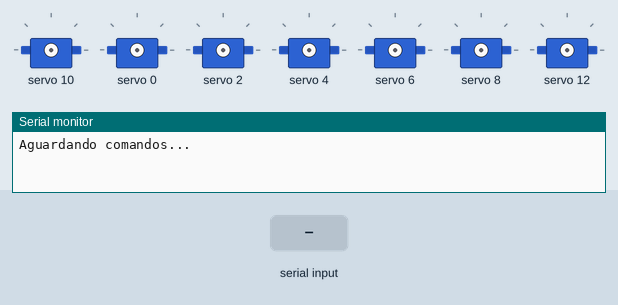
Recording of a sketch running on a simulated Arduino Uno, built with avr-gcc and run on an emulated ATmega328P. Parts: 7 × servo, the last lines printed to the serial monitor. The test bench sets the inputs (shaded band).

Above: at 1.2 s.
1.3 s: "RightPulso\n" received over Serial
At 3.7 s:
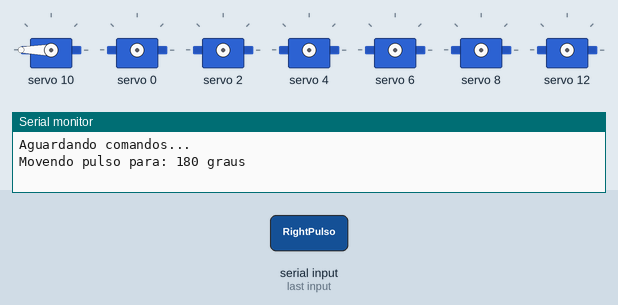
4.3 s: "BUTTON_HOME-BUTTON\n" received over Serial
At 7.1 s:
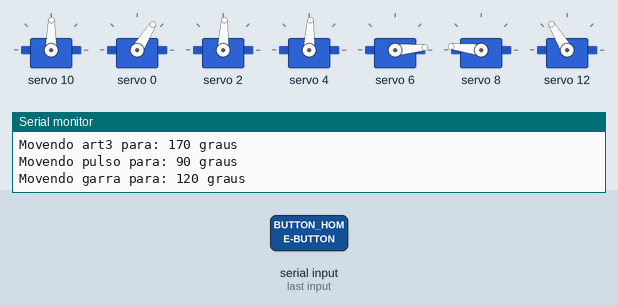
7.3 s: "LeftPulso\n" received over Serial
At 9.9 s:
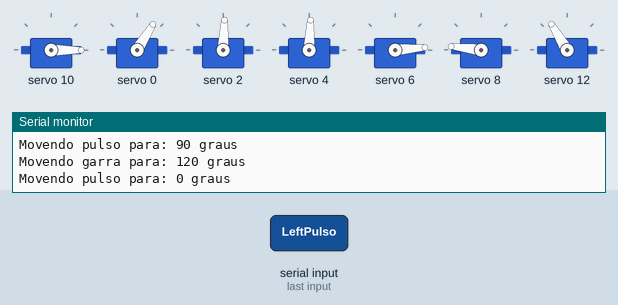
10.3 s: "crossLeft\n" received over Serial
At 11.8 s:
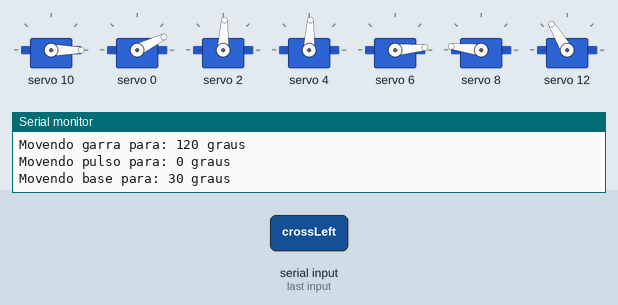
12.5 s: "UpArt1\n" received over Serial
At 14.4 s:
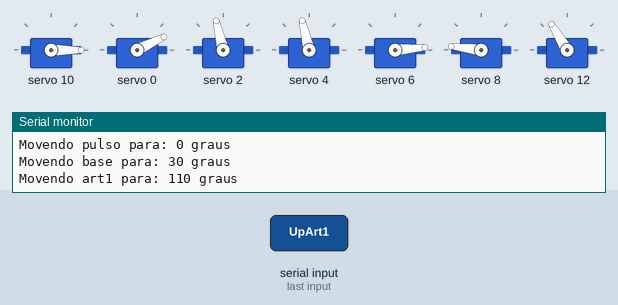
15.5 s: "crossRight\n" received over Serial
At 17.0 s:
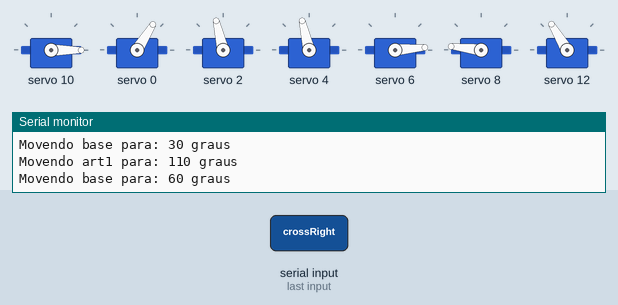
Timing chart, 0 to 18.5 s (numbered marks = the images above; inputs shaded):
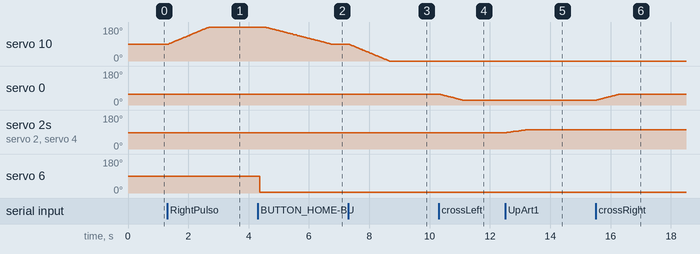

The sketch:

main.ino
```cpp
#include <Wire.h>
#include <Adafruit_PWMServoDriver.h>

// Instancia o driver do PWM
Adafruit_PWMServoDriver pwm = Adafruit_PWMServoDriver();

// Portas do pwm
#define base 0
#define art1Esq 2
#define art1Dir 4
#define art2 6
#define art3 8
#define pulso 10
#define garra 12

// Define as constantes para o controle dos servos
// TODO: resolver os problemas com os servos da articulação 1
#define SERVOMIN 100 // Valor mínimo para o pulso
#define SERVOMAX 500 // Valor máximo para o pulso

// Define os ângulos para alternar
#define ANGLE_A1 120
#define ANGLE_A2 170

// Variaveis de estado
// Variável para armazenar o estado atual da garra
bool garraState = false; // False: ANGLE_A1, True: ANGLE_A2
// Variável para armazenar o estado atual da articulação 3
int art3AnguloInicial = 170;
// Controla de graus de movimento das articulações
// MovesSteps
int moveStepArt1 = 30;
int moveStepArt2 = 10;
int moveStepArt3 = 5;
int moveStepBase = 30;
// Variável para armazenar o estado atual do pulso
int pulsoInicial = 90;
// Variável para armazenar o estado atual da articulação 2
int art2AnguloInicial = 10;
// Variável para armazenar o estado atual da articulação 1
int art1AnguloInicial = 80;
// Variavel para armazenar o estado atual da base
int baseInicial = 60;

void setup()
{
  pwm.begin();        // Inicia o objeto PWM
  pwm.setPWMFreq(50); // Define a frequência de trabalho do servo (50Hz)
  Serial.begin(9600); // Inicia a comunicação serial a 9600 bps
  Serial.println("Aguardando comandos...");
}

void loop()
{
  // Verifica se há dados disponíveis na porta serial
  if (Serial.available() > 0)
  {
    String command = Serial.readStringUntil('\n'); // Lê o comando da porta serial
    command.trim();                                // Remove espaços em branco no início e no final da string

    // Botão Home - Retorna todos os servos para a posição inicial
    if (command == "BUTTON_HOME-BUTTON")
    {
      // Retorna a base para a posição inicial
      for (int angle = baseInicial; angle >= 60; angle--)
      {
        int pulselength = map(angle, 0, 180, SERVOMIN, SERVOMAX);
        pwm.setPWM(base, 0, pulselength);
        delay(25); // Ajusta o delay para controlar a velocidade (maior delay = mais lento)
      }
      baseInicial = 60; // Atualiza a posição inicial
      Serial.print("Movendo base para: ");
      Serial.print(baseInicial);
      Serial.println(" graus");

      // Retorna a articulação 1 para a posição inicial
      for (int angle = art1AnguloInicial; angle >= 80; angle--)
      {
        int pulselength = map(angle, 0, 180, 205, 409);
        pwm.setPWM(art1Esq, 0, pulselength);
        pwm.setPWM(art1Dir, 0, pulselength);
        delay(25); // Ajusta o delay para controlar a velocidade (maior delay = mais lento)
      }
      art1AnguloInicial = 80; // Atualiza a posição inicial
      Serial.print("Movendo art1 para: ");
      Serial.print(art1AnguloInicial);
      Serial.println(" graus");

      // Retorna a articulação 2 para a posição inicial
      for (int angle = art2AnguloInicial; angle >= 10; angle--)
      {
        int pulselength = map(angle, 0, 180, SERVOMIN, SERVOMAX);
        pwm.setPWM(art2, 0, pulselength);
        delay(25); // Ajusta o delay para controlar a velocidade (maior delay = mais lento)
      }
      art2AnguloInicial = 10; // Atualiza a posição inicial
      Serial.print("Movendo art2 para: ");
      Serial.print(art2AnguloInicial);
      Serial.println(" graus");

      // Retorna a articulação 3 para a posição inicial
      for (int angle = art3AnguloInicial; angle >= 170; angle--)
      {
        int pulselength = map(angle, 0, 180, SERVOMIN, SERVOMAX);
        pwm.setPWM(art3, 0, pulselength);
        delay(25); // Ajusta o delay para controlar a velocidade (maior delay = mais lento)
      }
      art3AnguloInicial = 170; // Atualiza a posição inicial
      Serial.print("Movendo art3 para: ");
      Serial.print(art3AnguloInicial);
      Serial.println(" graus");

      // Retorna o pulso para a posição inicial
      for (int angle = pulsoInicial; angle >= 90; angle--)
      {
        int pulselength = map(angle, 0, 180, SERVOMIN, SERVOMAX);
        pwm.setPWM(pulso, 0, pulselength);
        delay(25); // Ajusta o delay para controlar a velocidade (maior delay = mais lento)
      }
      pulsoInicial = 90; // Atualiza a posição inicial
      Serial.print("Movendo pulso para: ");
      Serial.print(pulsoInicial);
      Serial.println(" graus");

      // Retorna a garra para a posição inicial
      int pulselength = map(ANGLE_A1, 0, 180, SERVOMIN, SERVOMAX);
      pwm.setPWM(garra, 0, pulselength);
      Serial.print("Movendo garra para: ");
      Serial.print(ANGLE_A1);
      Serial.println(" graus");

      // Limpa o buffer de entrada para evitar leituras incorretas
      while (Serial.available() > 0)
      {
        Serial.read();
      }
    }

    // Controle Left e Right - Pulso
    if (command == "RightPulso")
    {
      if (pulsoInicial <= 90)
      {                                      // Limita o incremento para não ultrapassar 180 graus
        int targetAngle = pulsoInicial + 90; // Define o ângulo alvo
        for (int angle = pulsoInicial; angle <= targetAngle; angle++)
        {
          int pulselength = map(angle, 0, 180, SERVOMIN, SERVOMAX);
          pwm.setPWM(pulso, 0, pulselength);
          delay(15); // Ajusta o delay para controlar a velocidade do movimento (maior delay = mais lento)
        }
        pulsoInicial = targetAngle; // Atualiza a posição inicial
        Serial.print("Movendo pulso para: ");
        Serial.print(pulsoInicial);
        Serial.println(" graus");
      }
    }

    if (command == "LeftPulso")
    {
      if (pulsoInicial >= 90)
      {                                      // Limita o decremento para não ultrapassar 0 graus
        int targetAngle = pulsoInicial - 90; // Define o ângulo alvo
        for (int angle = pulsoInicial; angle >= targetAngle; angle--)
        {
          int pulselength = map(angle, 0, 180, SERVOMIN, SERVOMAX);
          pwm.setPWM(pulso, 0, pulselength);
          delay(15); // Ajusta o delay para controlar a velocidade do movimento (maior delay = mais lento)
        }
        pulsoInicial = targetAngle; // Atualiza a posição inicial
        Serial.print("Movendo pulso para: ");
        Serial.print(pulsoInicial);
        Serial.println(" graus");
      }
    }

    // Controle crossLeft e crossRight - Base

    if (command == "crossLeft")
    {
      if (baseInicial - moveStepBase >= 0)
      {                                               // Verifica se não ultrapassa 0 graus
        int targetAngle = baseInicial - moveStepBase; // Define o ângulo alvo
        for (int angle = baseInicial; angle >= targetAngle; angle--)
        {
          int pulselength = map(angle, 0, 180, SERVOMIN, SERVOMAX);
          pwm.setPWM(0, 0, pulselength);
          delay(25); // Ajusta o delay para controlar a velocidade (maior delay = mais lento)
        }
        baseInicial = targetAngle; // Atualiza a posição inicial
        Serial.print("Movendo base para: ");
        Serial.print(baseInicial);
        Serial.println(" graus");
      }
    }

    if (command == "crossRight")
    {
      if (baseInicial + moveStepBase <= 180)
      {                                               // Verifica se não ultrapassa 180 graus
        int targetAngle = baseInicial + moveStepBase; // Define o ângulo alvo
        for (int angle = baseInicial; angle <= targetAngle; angle++)
        {
          int pulselength = map(angle, 0, 180, SERVOMIN, SERVOMAX);
          pwm.setPWM(0, 0, pulselength);
          delay(25); // Ajusta o delay para controlar a velocidade (maior delay = mais lento)
        }
        baseInicial = targetAngle; // Atualiza a posição inicial
        Serial.print("Movendo base para: ");
        Serial.print(baseInicial);
        Serial.println(" graus");
      }
    }

    // Controle Up e Down - Articulação 1
    if (command == "UpArt1")
    {
      if (art1AnguloInicial + moveStepArt1 <= 180)
      {                                                     // Verifica se não ultrapassa 180 graus
        int targetAngle = art1AnguloInicial + moveStepArt1; // Define o ângulo alvo
        for (int angle = art1AnguloInicial; angle <= targetAngle; angle++)
        {
          int pulselength = map(angle, 0, 180, 205, 409);
          pwm.setPWM(art1Esq, 0, pulselength);
          pwm.setPWM(art1Dir, 0, pulselength);
          delay(25); // Ajusta o delay para controlar a velocidade (maior delay = mais lento)
        }
        art1AnguloInicial = targetAngle; // Atualiza a posição inicial
        Serial.print("Movendo art1 para: ");
        Serial.print(art1AnguloInicial);
        Serial.println(" graus");
      }
    }

    if (command == "DownArt1")
    {
      if (art1AnguloInicial - moveStepArt1 >= 0)
      {                                                     // Verifica se não ultrapassa 0 graus
        int targetAngle = art1AnguloInicial - moveStepArt1; // Define o ângulo alvo
        for (int angle = art1AnguloInicial; angle >= targetAngle; angle--)
        {
          int pulselength = map(angle, 0, 180, 205, 409);
          pwm.setPWM(art1Esq, 0, pulselength);
          pwm.setPWM(art1Dir, 0, pulselength);
          delay(25); // Ajusta o delay para controlar a velocidade (maior delay = mais lento)
        }
        art1AnguloInicial = targetAngle; // Atualiza a posição inicial
        Serial.print("Movendo art1 para: ");
        Serial.print(art1AnguloInicial);
        Serial.println(" graus");
      }
    }

    // Controle Up e Down - Articulação 2
    if (command == "UpArt2")
    {
      if (art2AnguloInicial + moveStepArt2 <= 180)
      {                                                     // Verifica se não ultrapassa 180 graus
        int targetAngle = art2AnguloInicial + moveStepArt2; // Define o ângulo alvo
        for (int angle = art2AnguloInicial; angle <= targetAngle; angle++)
        {
          int pulselength = map(angle, 0, 180, SERVOMIN, SERVOMAX);
          pwm.setPWM(art2, 0, pulselength);
          delay(25); // Ajusta o delay para controlar a velocidade (maior delay = mais lento)
        }
        art2AnguloInicial = targetAngle; // Atualiza a posição inicial
        Serial.print("Movendo art2 para: ");
        Serial.print(art2AnguloInicial);
        Serial.println(" graus");
      }
    }

    if (command == "DownArt2")
    {
      if (art2AnguloInicial - moveStepArt2 >= 0)
      {                                                     // Verifica se não ultrapassa 0 graus
        int targetAngle = art2AnguloInicial - moveStepArt2; // Define o ângulo alvo
        for (int angle = art2AnguloInicial; angle >= targetAngle; angle--)
        {
          int pulselength = map(angle, 0, 180, SERVOMIN, SERVOMAX);
          pwm.setPWM(art2, 0, pulselength);
          delay(25); // Ajusta o delay para controlar a velocidade (maior delay = mais lento)
        }
        art2AnguloInicial = targetAngle; // Atualiza a posição inicial
        Serial.print("Movendo art2 para: ");
        Serial.print(art2AnguloInicial);
        Serial.println(" graus");
      }
    }

    // Controle Up e Down - Articulação 3
    if (command == "DownArt3")
    {
      if (art3AnguloInicial + moveStepArt3 <= 170)
      {
        art3AnguloInicial += moveStepArt3;
        int pulselength = map(art3AnguloInicial, 0, 180, SERVOMIN, SERVOMAX);
        pwm.setPWM(art3, 0, pulselength);
        Serial.print("Movendo art3 para: ");
        Serial.print(art3AnguloInicial);
        Serial.println(" graus");
        delay(10);
      }
    }
    if (command == "UpArt3")
    {
      if (art3AnguloInicial - moveStepArt3 >= 0)
      {
        art3AnguloInicial -= moveStepArt3;
        int pulselength = map(art3AnguloInicial, 0, 180, SERVOMIN, SERVOMAX);
        pwm.setPWM(art3, 0, pulselength);
        Serial.print("Movendo art3 para: ");
        Serial.print(art3AnguloInicial);
        Serial.println(" graus");
        delay(10);
      }
    }

    // Controle A - Abrir e fechar a garra
    if (command == "BUTTON_A")
    {
      // Alterna o estado do servo
      garraState = !garraState;

      // Define o ângulo com base no estado atual
      int angulo = garraState ? ANGLE_A2 : ANGLE_A1;
      int pulselength = map(angulo, 0, 180, SERVOMIN, SERVOMAX);

      // Move o servo conectado à porta 0 do PCA9685
      pwm.setPWM(12, 0, pulselength);

      Serial.print("Movendo para: ");
      Serial.print(angulo);
      Serial.println(" graus");
    }

    // Limpa o buffer de entrada para evitar leituras incorretas
    while (Serial.available() > 0)
    {
      Serial.read();
    }
  }
}
```

Measured:
- after the input at 1.3 s, servo 10: moves from 89° to 180° over 1.3 s, starting at once
- after the input at 4.3 s, servo 10: moves from 180° to 89° over 2.2 s, starting after 0.26 s; servo 6: 90° → 5° after 0.07 s
- after the input at 7.3 s, servo 10: moves from 89° to 0° over 1.3 s, starting at once
- after the input at 10.3 s, servo 0: moves from 58° to 26° over 0.75 s, starting at once
- after the input at 12.5 s, servo 2, servo 4: moves from 87° to 103° over 0.72 s, starting after 0.06 s
- after the input at 15.5 s, servo 0: moves from 26° to 58° over 0.75 s, starting at once
